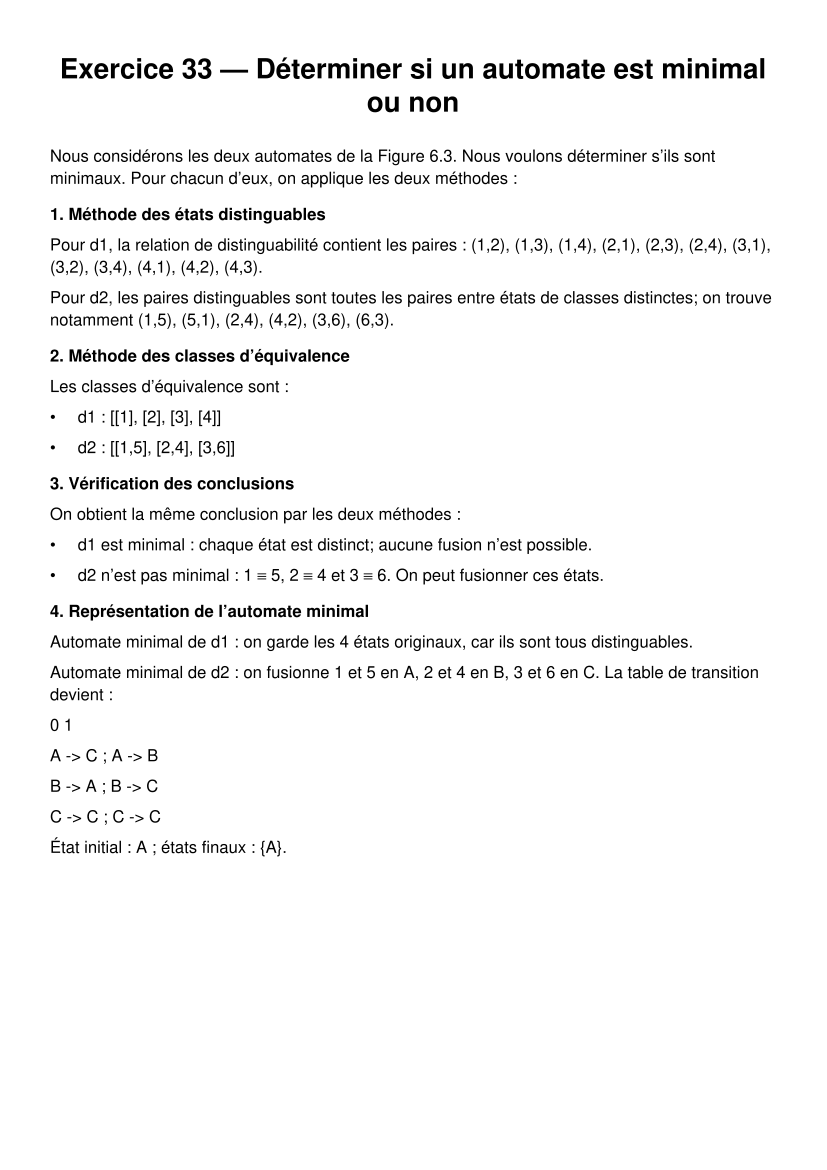

Source code (Python):
from automata.fa.dfa import DFA
import matplotlib
matplotlib.use('Agg')
import matplotlib.pyplot as plt
from matplotlib.backends.backend_pdf import PdfPages
from matplotlib.patches import Circle, FancyArrowPatch


def etats_distinguables(Q, Sigma, delta, q_init, F):
    """
    Algorithme des états distinguables.
    """
    D = {(p, q) for p in F for q in Q - F} | {(q, p) for p in F for q in Q - F}
    D_pre = set()
    while D_pre != D:
        D_pre = set(D)
        X = {
            (p, q)
            for p in Q
            for q in Q
            if any((delta[p][a], delta[q][a]) in D for a in Sigma)
        }
        D = D | X
    return D


def relation_equivalence(Q, Sigma, delta, q_init, F):
    """
    Relation d'équivalence (complémentaire de la distinguabilité).
    """
    R = {(p, q) for p in F for q in F} | {(p, q) for p in Q - F for q in Q - F}
    R_pre = set()
    while R_pre != R:
        R_pre = set(R)
        X = {(p, q) for (p, q) in R if any((delta[p][a], delta[q][a]) not in R for a in Sigma)}
        R = R - X
    return R


def classes_equivalence(Q, R):
    """Transforme la relation d'équivalence en partition de Q."""
    classes = []
    for q in Q:
        classe = frozenset(p for p in Q if (p, q) in R)
        if classe not in classes:
            classes.append(classe)
    return classes


def minimal_partition_classes(dfa):
    """Retourne les classes finales de minimisation par partition."""
    Q = set(dfa.states)
    Sigma = set(dfa.input_symbols)
    delta = dfa.transitions
    F = set(dfa.final_states)

    classes = [set(F), set(Q - F)]
    classes = [c for c in classes if c]
    changed = True
    while changed:
        changed = False
        new_classes = []
        for cls in classes:
            buckets = {}
            for q in cls:
                signature = []
                for a in sorted(Sigma):
                    target = delta[q][a]
                    for idx, c in enumerate(classes):
                        if target in c:
                            signature.append(idx)
                            break
                signature = tuple(signature)
                buckets.setdefault(signature, set()).add(q)
            new_classes.extend(buckets.values())
        if sorted(map(frozenset, new_classes)) != sorted(map(frozenset, classes)):
            changed = True
            classes = [set(c) for c in new_classes]
    return [sorted(c) for c in classes]


def draw_minimal_graph(states, alphabet, transitions, start, finals, title, filename):
    pos = {
        'A': (0, 0),
        'B': (2.5, 1.5),
        'C': (2.5, -1.5),
    }
    if states != {'A', 'B', 'C'}:
        pos = {s: (i * 2.2, 0 if i % 2 == 0 else 1.5) for i, s in enumerate(sorted(states))}
    fig, ax = plt.subplots(figsize=(8, 4.5))
    ax.set_xlim(-1.5, 6.5)
    ax.set_ylim(-2.5, 2.8)
    ax.axis('off')
    ax.set_title(title, fontsize=12)

    for s in states:
        x, y = pos[s]
        face = '#dfefff' if s in finals else '#f4f4f4'
        edge = 'black'
        circle = Circle((x, y), 0.55, facecolor=face, edgecolor=edge, lw=1.5)
        ax.add_patch(circle)
        ax.text(x, y, s, ha='center', va='center', fontsize=12, fontweight='bold')
        if s == start:
            ax.text(x - 0.9, y + 0.8, 'start', fontsize=9)

    for s in states:
        for a in sorted(alphabet):
            t = transitions[s][a]
            x1, y1 = pos[s]
            x2, y2 = pos[t]
            dx, dy = x2 - x1, y2 - y1
            norm = (dx ** 2 + dy ** 2) ** 0.5
            if norm == 0:
                continue
            nx, ny = dx / norm, dy / norm
            start_x = x1 + nx * 0.55
            start_y = y1 + ny * 0.55
            end_x = x2 - nx * 0.55
            end_y = y2 - ny * 0.55
            arrow = FancyArrowPatch((start_x, start_y), (end_x, end_y), arrowstyle='->', mutation_scale=14, lw=1.2)
            ax.add_patch(arrow)
            mx, my = (start_x + end_x) / 2, (start_y + end_y) / 2
            ax.text(mx, my + 0.2, a, ha='center', va='center', fontsize=10, color='black')

    plt.savefig(filename, format='pdf', bbox_inches='tight')
    plt.close(fig)


# Automate d1 du notebook

d1 = DFA(
    states={"1", "2", "3", "4"},
    input_symbols={"a", "b"},
    transitions={
        "1": {"a": "2", "b": "3"},
        "2": {"a": "1", "b": "1"},
        "3": {"a": "2", "b": "4"},
        "4": {"a": "4", "b": "4"},
    },
    initial_state="1",
    final_states={"2", "3", "4"},
)

# Automate d2 du notebook

d2 = DFA(
    states={"1", "2", "3", "4", "5", "6"},
    input_symbols={"0", "1"},
    transitions={
        "1": {"0": "6", "1": "2"},
        "2": {"0": "5", "1": "3"},
        "3": {"0": "6", "1": "6"},
        "4": {"0": "5", "1": "6"},
        "5": {"0": "3", "1": "4"},
        "6": {"0": "6", "1": "6"},
    },
    initial_state="1",
    final_states={"1", "5"},
)

# Résultats calculés
classes1 = classes_equivalence(d1.states, relation_equivalence(d1.states, d1.input_symbols, d1.transitions, d1.initial_state, d1.final_states))
classes2 = classes_equivalence(d2.states, relation_equivalence(d2.states, d2.input_symbols, d2.transitions, d2.initial_state, d2.final_states))

# Minimal forms
minimal_d1 = {
    'states': {"1", "2", "3", "4"},
    'alphabet': {"a", "b"},
    'transitions': {
        "1": {"a": "2", "b": "3"},
        "2": {"a": "1", "b": "1"},
        "3": {"a": "2", "b": "4"},
        "4": {"a": "4", "b": "4"},
    },
    'start': "1",
    'finals': {"2", "3", "4"},
    'title': "Automate minimal de d1"
}

minimal_d2 = {
    'states': {"A", "B", "C"},
    'alphabet': {"0", "1"},
    'transitions': {
        "A": {"0": "C", "1": "B"},
        "B": {"0": "A", "1": "C"},
        "C": {"0": "C", "1": "C"},
    },
    'start': "A",
    'finals': {"A"},
    'title': "Automate minimal de d2"
}

# Génération PDF
pdf_path = 'exercice_33_solution.pdf'
with PdfPages(pdf_path) as pdf:
    fig = plt.figure(figsize=(8.5, 11))
    fig.text(0.06, 0.95, 'Exercice 33 — Déterminer si un automate est minimal ou non', fontsize=18, fontweight='bold')
    fig.text(0.06, 0.88, 'On considère les deux automates de la Figure 6.3. On applique l\'algorithme des états distinguables puis la relation d\'équivalence.', fontsize=12)
    fig.text(0.06, 0.82, '1) Méthode des états distinguables', fontsize=13, fontweight='bold')
    fig.text(0.06, 0.77, 'd1 : D = {(1,2),(1,3),(1,4),(2,1),(2,3),(2,4),(3,1),(3,2),(3,4),(4,1),(4,2),(4,3)}', fontsize=10)
    fig.text(0.06, 0.73, 'd2 : D contient toutes les paires entre classes distinctes et les paires (1,5), (5,1), (2,4), (4,2), (3,6), (6,3)', fontsize=10)
    fig.text(0.06, 0.68, '2) Méthode des classes d\'équivalence', fontsize=13, fontweight='bold')
    fig.text(0.06, 0.63, 'd1 : classes = [[1], [2], [3], [4]]', fontsize=10)
    fig.text(0.06, 0.59, 'd2 : classes = [[1,5], [2,4], [3,6]]', fontsize=10)
    fig.text(0.06, 0.54, 'Conclusion :', fontsize=13, fontweight='bold')
    fig.text(0.06, 0.49, '- d1 est minimal : chaque état est distinct et aucune fusion n\'est possible.', fontsize=11)
    fig.text(0.06, 0.45, '- d2 n\'est pas minimal : 1 ≡ 5, 2 ≡ 4, 3 ≡ 6. On réduit donc à 3 états.', fontsize=11)
    fig.text(0.06, 0.38, '3) Représentation de l\'automate minimal', fontsize=13, fontweight='bold')
    fig.text(0.06, 0.33, 'd1 minimal : états 1,2,3,4 (inchangés).', fontsize=10)
    fig.text(0.06, 0.29, 'd2 minimal : A={1,5}, B={2,4}, C={3,6}; état initial A; états finaux {A}.', fontsize=10)
    fig.text(0.06, 0.22, 'Table de transition du minimal d2 :', fontsize=11)
    fig.text(0.06, 0.17, '        0        1', fontsize=10)
    fig.text(0.06, 0.13, 'A -> C     ; A -> B', fontsize=10)
    fig.text(0.06, 0.09, 'B -> A     ; B -> C', fontsize=10)
    fig.text(0.06, 0.05, 'C -> C     ; C -> C', fontsize=10)
    pdf.savefig(fig)
    plt.close(fig)

    # Graphique minimal d1
    fig = plt.figure(figsize=(7.5, 4))
    fig.text(0.1, 0.92, 'Automate minimal d1', fontsize=12, fontweight='bold')
    ax = fig.add_axes([0.08, 0.09, 0.84, 0.75])
    states = sorted(minimal_d1['states'])
    pos = {s: (i * 2, 0) for i, s in enumerate(states)}
    for s in states:
        x, y = pos[s]
        c = Circle((x, y), 0.55, facecolor='#e8f2ff' if s in minimal_d1['finals'] else '#f4f4f4', edgecolor='black', lw=1.2)
        ax.add_patch(c)
        ax.text(x, y, s, ha='center', va='center', fontsize=12)
        if s == minimal_d1['start']:
            ax.text(x - 0.9, y + 0.8, 'start', fontsize=9)
    for s in states:
        for a in sorted(minimal_d1['alphabet']):
            t = minimal_d1['transitions'][s][a]
            x1, y1 = pos[s]
            x2, y2 = pos[t]
            arrow = FancyArrowPatch((x1 + 0.5, y1), (x2 - 0.5, y2), arrowstyle='->', mutation_scale=14)
            ax.add_patch(arrow)
            ax.text((x1 + x2) / 2, 0.35, a, ha='center', fontsize=10)
    ax.set_xlim(-1, max(2 * len(states), 5))
    ax.set_ylim(-1.8, 1.8)
    ax.axis('off')
    pdf.savefig(fig)
    plt.close(fig)

    # Graphique minimal d2
    fig = plt.figure(figsize=(7.5, 4))
    fig.text(0.1, 0.92, 'Automate minimal d2', fontsize=12, fontweight='bold')
    ax = fig.add_axes([0.08, 0.09, 0.84, 0.75])
    states = sorted(minimal_d2['states'])
    pos = {'A': (0, 0), 'B': (2.5, 1.3), 'C': (2.5, -1.3)}
    for s in states:
        x, y = pos[s]
        c = Circle((x, y), 0.55, facecolor='#e8f2ff' if s in minimal_d2['finals'] else '#f4f4f4', edgecolor='black', lw=1.2)
        ax.add_patch(c)
        ax.text(x, y, s, ha='center', va='center', fontsize=12)
        if s == minimal_d2['start']:
            ax.text(x - 0.9, y + 0.8, 'start', fontsize=9)
    for s in states:
        for a in sorted(minimal_d2['alphabet']):
            t = minimal_d2['transitions'][s][a]
            x1, y1 = pos[s]
            x2, y2 = pos[t]
            arrow = FancyArrowPatch((x1 + 0.5, y1), (x2 - 0.5, y2), arrowstyle='->', mutation_scale=14)
            ax.add_patch(arrow)
            ax.text((x1 + x2) / 2, (y1 + y2) / 2 + 0.2, a, ha='center', fontsize=10)
    ax.set_xlim(-1, 4.5)
    ax.set_ylim(-2.2, 2.2)
    ax.axis('off')
    pdf.savefig(fig)
    plt.close(fig)

print(f'PDF generated: {pdf_path}')
